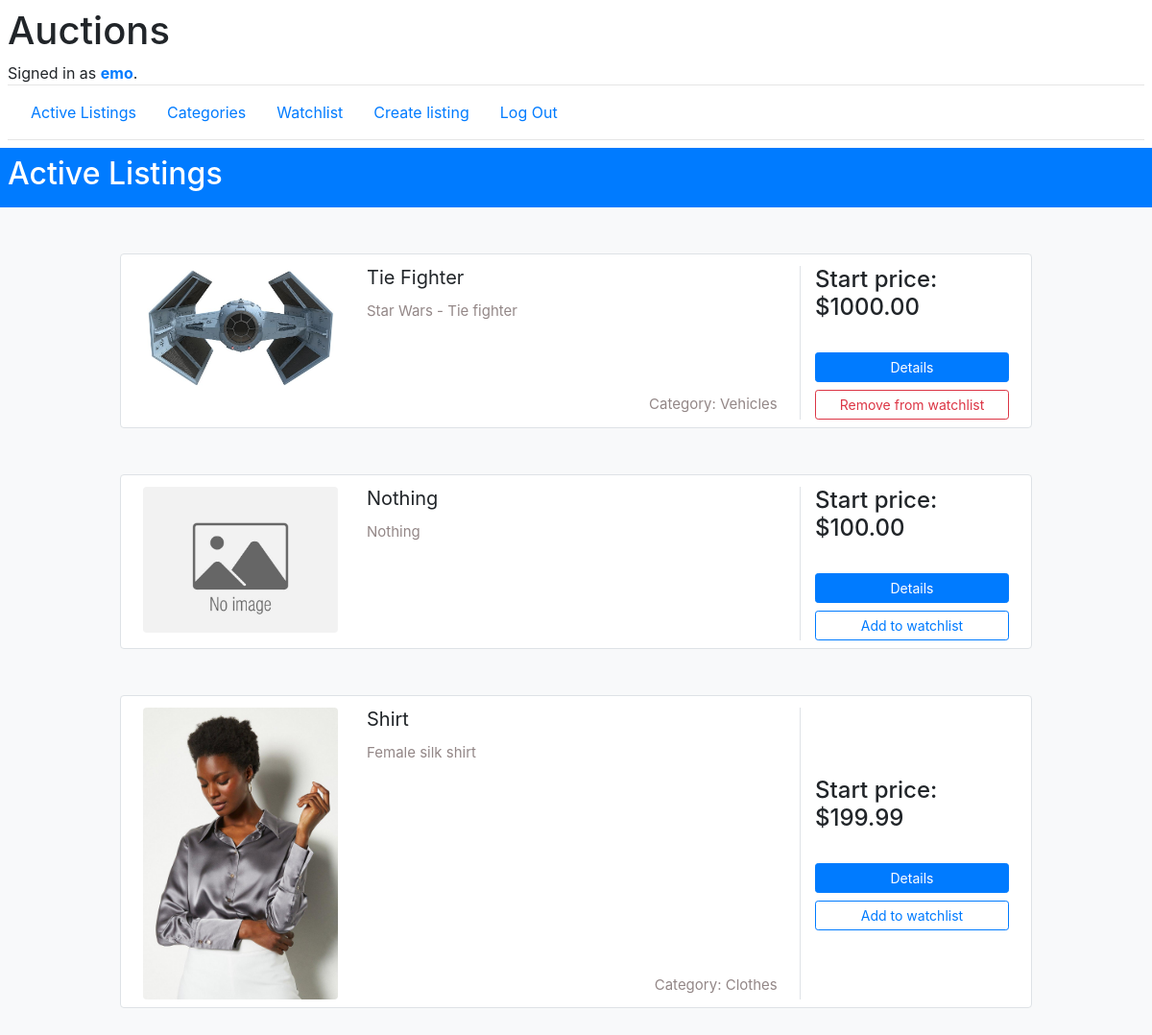
The page / (signed in) on the database its author committed.
### auctions/models.py (models this page shows, shortened)
class User(AbstractUser):
    pass

class Item(models.Model):
    title = models.CharField(max_length=64)
    description = models.CharField(max_length=512)
    created_at = models.DateTimeField(auto_now_add=True)
    updated_at = models.DateTimeField(auto_now=True)
    start_price= models.DecimalField(max_digits=8, decimal_places=2)
    is_closed = models.BooleanField(default=False)
    image = models.ImageField(upload_to='items', default='items/default.jpg')
    watch=models.ManyToManyField(User, related_name='watch', blank=True, null=True)
    creator = models.ForeignKey(User, related_name='listings',blank=True, null=True, on_delete=models.SET_NULL)
    category = models.ForeignKey(Category, null=True, blank=True, related_name='listings', on_delete=models.SET_NULL)

class Category(models.Model):
    title = models.CharField(max_length=32)
    def __str__(self):
        return f"{self.title}"

### auctions/views.py (the view)
# urls.py: path("", views.index, name="index"),
def index(request):
    items_on_watchlist=Item.objects.filter(watch=request.user.id)
    items_not_on_watchlist = Item.objects.exclude( watch=request.user.id)
    return render(request, "auctions/index.html",{
        "items": items_on_watchlist.filter(is_closed=False),
        "watch": items_not_on_watchlist.filter(is_closed=False),
        "title":"Active Listings",
    })

### auctions/templates/auctions/index.html (shortened to what this page needs)
{% extends "auctions/layout.html" %}
{% block name %}
<div class="bg-primary text-white p-2">
  <h2>{{title}}</h2>
</div>
{% endblock %}
{% block body %}
  {% for item in items %}
      <div class="container mt-5 mb-5">
        <div class="d-flex justify-content-center row">
          <div class="col-md-10">
            <div class="row p-2 bg-white border rounded">
                <div class="col-md-3 mt-1"><img class="img-fluid img-responsive rounded product-image" src="{{item.image.url}}"></div>
                <div class="col-md-6 mt-1">
                    <h5>{{item.title}}</h5>
                    <div class="mt-1 mb-1 spec-1">{{item.description}}</div>
                    {% if item.category %}
                      <div class="mt-1 mb-1 spec-1" style="position:absolute; bottom:0; right:5%">Category: {{item.category}}</div>
                    {% endif %}
                </div>
                <div class="align-items-center align-content-center col-md-3 border-left mt-1">
                    <div class="d-flex flex-row align-items-center">
                        <h4 class="mr-1">Start price: ${{item.start_price}}</h4>
                    </div>
                    <div class="d-flex flex-column mt-4">
                      <a class="btn btn-primary btn-sm" href="{% url 'listing' item.pk %}" type="button">Details</a>
                      {% if user.is_authenticated %}
                          <a class="btn btn-outline-danger btn-sm mt-2" href="{% url 'watchlist_remove' item.pk %}" type="button">Remove from watchlist</a>
                      {% else %}
                        <a class="btn btn-outline-primary btn-sm mt-2" href="{% url 'not_logged'  %}" type="button">Add to watchlist</a>
                      {% endif %}
                    </div>
                </div>
            </div>
          </div>
        </div>
      </div>
    {% endfor %}
    {% for w in watch %}
        <div class="container mt-5 mb-5">
          <div class="d-flex justify-content-center row">
            <div class="col-md-10">
              <div class="row p-2 bg-white border rounded">
                <div class="col-md-3 mt-1"><img class="img-fluid img-responsive rounded product-image" src="{{w.image.url}}"></div>
                  <div class="col-md-6 mt-1">
                      <h5>{{w.title}}</h5>
                      <div class="mt-1 mb-1 spec-1">{{w.description}}</div>
                      {% if w.category %}
                        <div class="mt-1 mb-1 spec-1" style="position:absolute; bottom:0; right:5%">Category: {{w.category}}</div>
                      {% endif %}
                  </div>
                  <div class="align-items-center align-content-center col-md-3 border-left mt-1">
                      <div class="d-flex flex-row align-items-center">
                          <h4 class="mr-1">Start price: ${{w.start_price}}</h4>
                      </div>
                      <div class="d-flex flex-column mt-4">
                        <a class="btn btn-primary btn-sm" href="{% url 'listing' w.pk %}" type="button">Details</a>
                        {% if user.is_authenticated %}
                            <a class="btn btn-outline-primary btn-sm mt-2" href="{% url 'watchlist_add' w.pk %}" type="button">Add to watchlist</a>
                        {% else %}
                          <a class="btn btn-outline-primary btn-sm mt-2" href="{% url 'login'  %}" type="button">Add to watchlist</a>
                        {% endif %}
                      </div>
                  </div>
              </div>
            </div>
          </div>
        </div>
      {% endfor %}
{% endblock %}

### auctions/templates/auctions/layout.html (shortened to what this page needs)
{% load static %}
<!DOCTYPE html>
<html lang="en">
    <head>
        <link rel="stylesheet" href="https://stackpath.bootstrapcdn.com/bootstrap/4.4.1/css/bootstrap.min.css">
        <link href="{% static 'auctions/styles.css' %}" rel="stylesheet">
    </head>
    <body class="bg-light">
      <div class="bg-white p-2">
        <h1>Auctions</h1>
        <div>
            {% if user.is_authenticated %}
                Signed in as <strong><a href="{% url 'user' user.id %}">{{ user.username }}</a></strong>.
            {% else %}
                Not signed in.
            {% endif %}
        </div>
              <hr style="padding: 0px;margin: 0px;" >
        <ul class="nav p-2" id="navbarToggleExternalContent">
            <li class="nav-item">
                <a class="nav-link" href="{% url 'index' %}">Active Listings</a>
            </li>
            <li class="nav-item">
              <a class="nav-link" href="{% url 'list_categories' %}">Categories</a>
            </li>
            {% if user.is_authenticated %}
                <li class="nav-item">
                    <a class="nav-link" href="{% url 'watchlist' %}">Watchlist</a>
                </li>
                <li class="nav-item">
                    <a class="nav-link" href="{% url 'new_listing' %}">Create listing</a>
                </li>
                <li class="nav-item">
                    <a class="nav-link" href="{% url 'logout' %}">Log Out</a>
                </li>
            {% endif %}
        </ul>
          <hr style="padding: 0px;margin: 0px;" >
        </div>
            {% block name %}
            {% endblock %}
            {% block body %}
            {% endblock %}
    </body>
</html>

### auctions/static/auctions/styles.css (style rules this page uses)
hr { padding: 0px; margin: 0px; }
.product-image { width: 100%; }
.spec-1 { color: #938787; font-size: 15px; }
h5 { font-weight: 400; }

### rows shown on the page
User: username "emo"
Item: image (picture), title "Tie Fighter", description "Star Wars - Tie fighter", category "Vehicles", start_price "1000.00"
Item: image (placeholder picture), title "Nothing", description "Nothing", start_price "100.00"
Item: image (picture), title "Shirt", description "Female silk shirt", category "Clothes", start_price "199.99"

### other values the page prints
{{ title }} "Active Listings"
